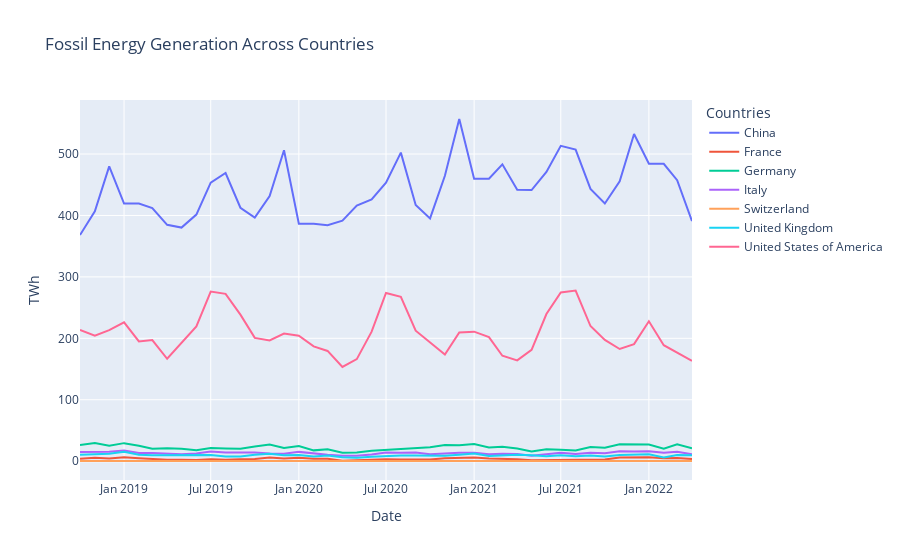

Notebook source saved alongside this figure:
### Code cell
fig = go.Figure()
for country in fossil.columns:
    non_zero = fossil[country]
    non_zero = non_zero[non_zero != 0]
    fig.add_trace(go.Scatter(x=non_zero.index, 
                             y=non_zero, 
                             mode='lines', 
                             name=country))
fig.update_layout(
    title="Fossil Energy Generation Across Countries",
    xaxis_title="Date",
    yaxis_title="TWh",
    legend_title="Countries"
)

fig.show()
